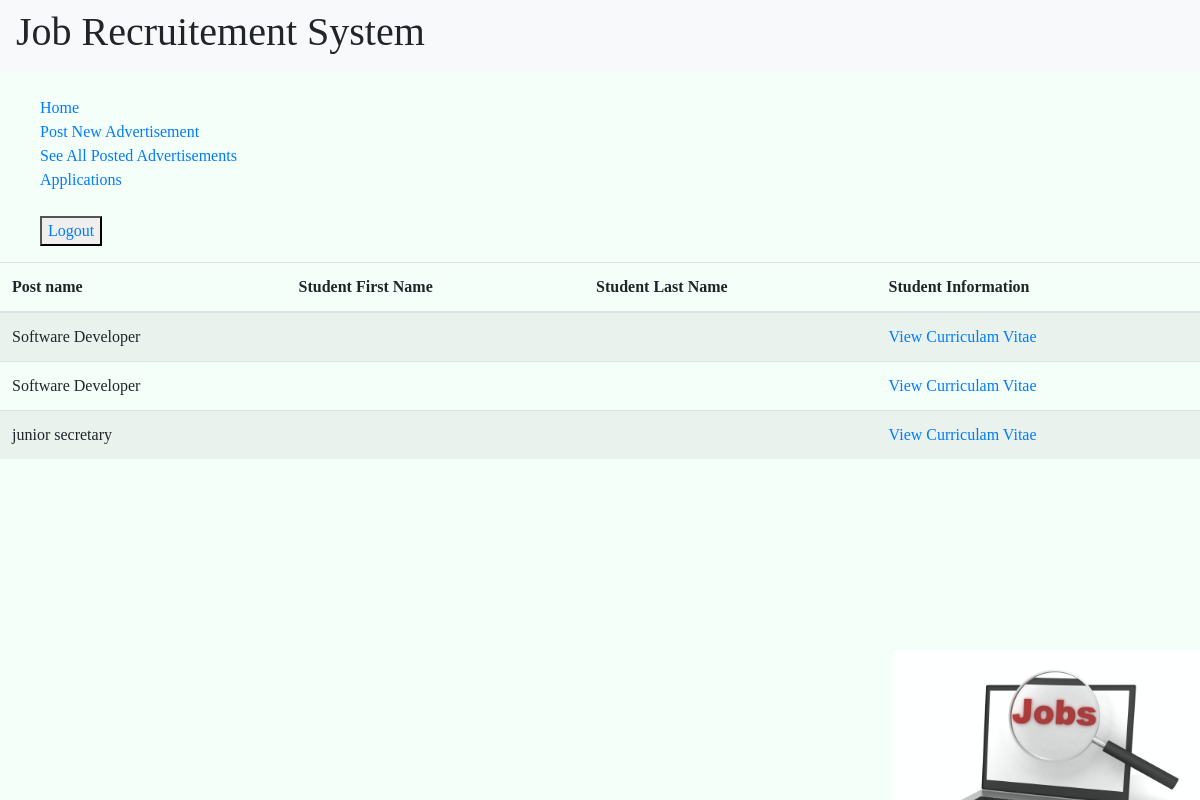
Screenshot of /public/company/applications.php (signed in) with the database file from the repository.
### tables this page shows
CREATE TABLE `application` (
  `sid` int(11) NOT NULL,
  `jobid` int(11) NOT NULL,
  `cid` int(11) NOT NULL
);

CREATE TABLE `comjob` (
  `cid` int(11) NOT NULL,
  `jobid` int(11) NOT NULL,
  `postname` text NOT NULL,
  `postdate` date NOT NULL,
  `expdate` date NOT NULL,
  `jobdes` text NOT NULL,
  `display` int(1) NOT NULL,
  `applied` int(11) NOT NULL DEFAULT '0',
  `slot` int(11) NOT NULL
);

### includes/functions.php (called while the page is built, shortened)
<?php
function runQuery($connection,$query)
{
	$result=mysqli_query($connection,$query);
	if ($result)
	{
		return $result;
	}
	else
	{
		die ("Database Query Failed");
	}
}
?>

### public/company/applications.php (the view, shortened to what this page needs)
<?php
require_once("../../includes/functions.php");
if(isset($_SESSION["cid"]))
{
	include("../../includes/companyheader.php");
?>
	<div>
		<table class="table table-striped">
			<thead>
				<tr>
					<th>Post name</th>
					<th>Student First Name</th>
					<th>Student Last Name</th>
					<th>Student Information</th>
				</tr>
			</thead>
			<tbody>
<?php
				$connection=connectDb();
				$cid=$_SESSION['cid'];
				$query="SELECT * FROM application where cid='$cid'";
				$result=runQuery($connection, $query);
				while($row=mysqli_fetch_assoc($result))
				{
					$jobid=$row['jobid'];
					$sid=$row['sid'];
					$query2="SELECT postname from comjob where jobid='$jobid'";
					$result2=runQuery($connection, $query2);
					$row2=mysqli_fetch_assoc($result2);
					$query3="SELECT firstname,lastname from student where sid='$sid'";
					$result3=runQuery($connection, $query3);
					$row3=mysqli_fetch_assoc($result3);
?>
					<tr>
						<td><?php echo $row2['postname']?></td>
						<td><?php echo $row3['firstname']?></td>
						<td><?php echo $row3['lastname']?></td>
						<td>
							<a href="recruitdetails.php?sid=<?php echo $sid; ?>">View Curriculam Vitae</a>
						</td>
					</tr>
<?php
				}
?>
			</tbody>
		</table>
	</div>
<?php
	require_once("../../includes/footerstd.php");
}
else
{
	redto("../../index.php");
}
?>

### public/stylesheet.css (style rules this page uses)
body { background-color: #F5FFFA; font-family: "verdana"; }

### rows the page displays
application: jobid.postname "Software Developer"
application: jobid.postname "Software Developer"
application: jobid.postname "junior secretary"
